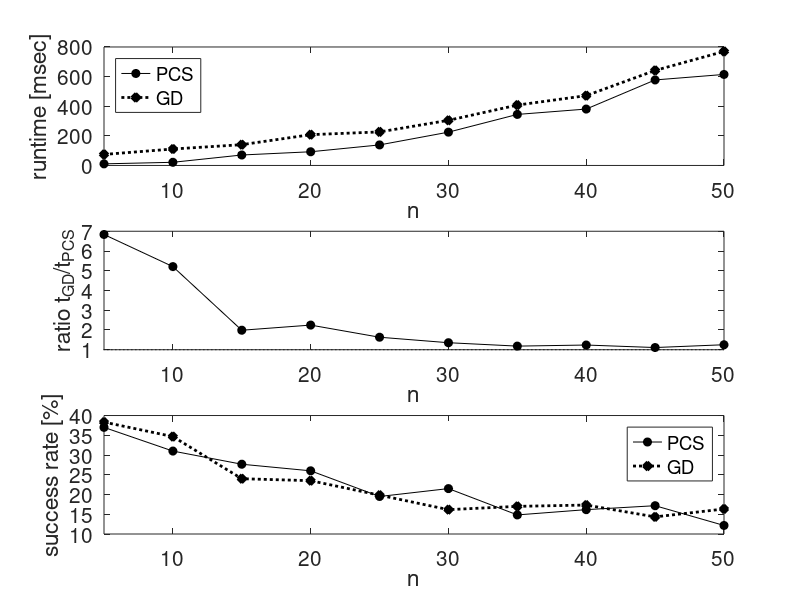

Source code (MATLAB):
% In this test I test the planning time with regards to the dimenstion of
% the CKC without obstaclese and self-collisions constraints.
% The base-links ratio is 0.3;
% Random start and goal configurations.
% Last update: 8/17/2017

clear all
clc

%%
D1 = load('benchmark_D_PCS.txt');
verf = D1(:,2)==1;
suc = D1(:,3)==1;
disp(['Percent of successful queries verified: ' num2str(sum(verf & suc)/sum(suc)*100) '%']);

D2 = load('benchmark_D_GD.txt');
verf = D2(:,2)==1;
suc = D2(:,3)==1;
disp(['Percent of successful queries verified: ' num2str(sum(verf & suc)/sum(suc)*100) '%']);



%% PCS - m = n
dn = unique(D1(:,1));
dn = sort(dn);

for i = 1:length(dn)
    dd = dn(i);
    
    M = D1(D1(:,1)==dd,3:end);
    suc = M(:,1)==1;
    
    success_pcs(i) = sum(suc)/size(M,1)*100;
    runtime_pcs(i) = mean(M(suc,3))*1000;
    runtime_pcs_std(i) = std(M(suc,3))/size(M,1)*1000;    
end


%% GD
dgd = unique(D2(:,1));
dgd = sort(dgd);

for i = 1:length(dgd)
    dd = dgd(i);
    
    M = D2(D2(:,1)==dd,3:end);
    suc = M(:,1)==1;%  & M(:,3) <= 2;
    
    success_gd(i) = sum(suc)/size(M,1)*100;
    runtime_gd(i) = mean(M(suc,3))*1000;
    runtime_gd_std(i) = std(M(suc,3))/size(M,1)*1000;    
end

%% 

h = figure(1);
clf
subplot(311)
plot(dn(1:end-1), runtime_pcs(1:end-1),'-ok','MarkerFaceColor','k');
hold on
plot(dgd(1:end-1), runtime_gd(1:end-1),':dk','MarkerFaceColor','k','linewidth',2);
hold off
xlabel('n');
ylabel('runtime [msec]');
legend('PCS', 'GD','location','northwest');
set(gca,'fontsize',15)
xlim([min(dn) max(dn(1:end-1))]);

subplot(312)
ratio_pcs_gd = runtime_gd(1:end-1)./runtime_pcs(1:numel(dgd)-1);
plot(dgd(1:end-1), ratio_pcs_gd,'-ok','MarkerFaceColor','k');
hold on
plot(xlim,[1 1],':k');
hold off
xlabel('n');
ylabel('ratio t_{GD}/t_{PCS}');
set(gca,'fontsize',15)
xlim([min(dn) max(dn(1:end-1))]);

subplot(313)
plot(dn(1:end-1), success_pcs(1:end-1),'-ok','MarkerFaceColor','k');
hold on
plot(dgd(1:end-1), success_gd(1:end-1),':dk','MarkerFaceColor','k','linewidth',2);
hold off
xlabel('n');
ylabel('success rate [%]');
legend('PCS','GD');
set(gca,'fontsize',15)
xlim([min(dn) max(dn(1:end-1))]);



set(h, 'Position', [100, 100, 800, 900]);
% print('ckc_dimension_w_gd', '-dpng','-r200');


